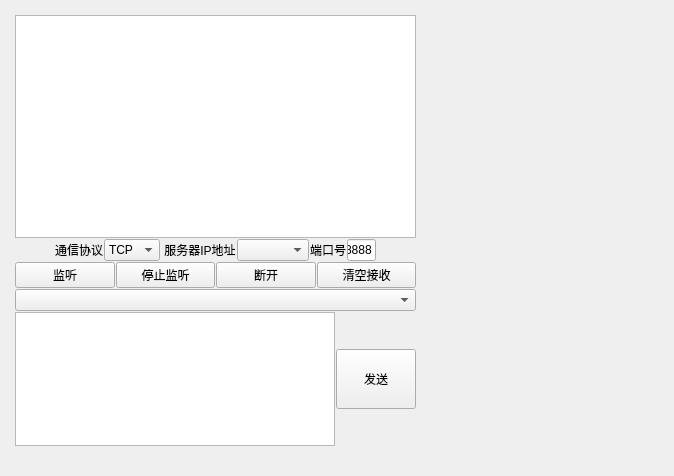
<?xml version="1.0" encoding="UTF-8"?>
<ui version="4.0">
 <class>Widget</class>
 <widget class="QWidget" name="Widget">
  <property name="geometry">
   <rect>
    <x>0</x>
    <y>0</y>
    <width>674</width>
    <height>476</height>
   </rect>
  </property>
  <property name="windowTitle">
   <string>网络调试助手服务端 - 小周出品</string>
  </property>
  <widget class="QWidget" name="layoutWidget">
   <property name="geometry">
    <rect>
     <x>10</x>
     <y>10</y>
     <width>411</width>
     <height>441</height>
    </rect>
   </property>
   <layout class="QVBoxLayout" name="verticalLayout" stretch="5,1,1,0,3">
    <property name="spacing">
     <number>1</number>
    </property>
    <property name="leftMargin">
     <number>5</number>
    </property>
    <property name="topMargin">
     <number>5</number>
    </property>
    <property name="rightMargin">
     <number>5</number>
    </property>
    <property name="bottomMargin">
     <number>5</number>
    </property>
    <item>
     <widget class="QTextEdit" name="textEditRev"/>
    </item>
    <item>
     <layout class="QHBoxLayout" name="horizontalLayout" stretch="0,0,1,0,1,0,1,0">
      <property name="spacing">
       <number>1</number>
      </property>
      <item>
       <spacer name="horizontalSpacer">
        <property name="orientation">
         <enum>Qt::Horizontal</enum>
        </property>
        <property name="sizeHint" stdset="0">
         <size>
          <width>40</width>
          <height>20</height>
         </size>
        </property>
       </spacer>
      </item>
      <item>
       <widget class="QLabel" name="label">
        <property name="text">
         <string>通信协议</string>
        </property>
       </widget>
      </item>
      <item>
       <widget class="QComboBox" name="comboBox_Port">
        <property name="maximumSize">
         <size>
          <width>100</width>
          <height>16777215</height>
         </size>
        </property>
        <item>
         <property name="text">
          <string>TCP</string>
         </property>
        </item>
        <item>
         <property name="text">
          <string>UDP</string>
         </property>
        </item>
       </widget>
      </item>
      <item>
       <widget class="QLabel" name="label_2">
        <property name="text">
         <string> 服务器IP地址</string>
        </property>
       </widget>
      </item>
      <item>
       <widget class="QComboBox" name="comboBox_Addr">
        <property name="maximumSize">
         <size>
          <width>200</width>
          <height>16777215</height>
         </size>
        </property>
       </widget>
      </item>
      <item>
       <widget class="QLabel" name="label_3">
        <property name="text">
         <string>端口号</string>
        </property>
       </widget>
      </item>
      <item>
       <widget class="QLineEdit" name="lineEdit_Port">
        <property name="minimumSize">
         <size>
          <width>0</width>
          <height>0</height>
         </size>
        </property>
        <property name="maximumSize">
         <size>
          <width>100</width>
          <height>16777215</height>
         </size>
        </property>
        <property name="text">
         <string>8888</string>
        </property>
       </widget>
      </item>
      <item>
       <spacer name="horizontalSpacer_2">
        <property name="orientation">
         <enum>Qt::Horizontal</enum>
        </property>
        <property name="sizeHint" stdset="0">
         <size>
          <width>40</width>
          <height>20</height>
         </size>
        </property>
       </spacer>
      </item>
     </layout>
    </item>
    <item>
     <layout class="QHBoxLayout" name="horizontalLayout_3">
      <item>
       <widget class="QPushButton" name="btnListen">
        <property name="text">
         <string>监听</string>
        </property>
       </widget>
      </item>
      <item>
       <widget class="QPushButton" name="btnStopListen">
        <property name="text">
         <string>停止监听</string>
        </property>
       </widget>
      </item>
      <item>
       <widget class="QPushButton" name="btnLineout">
        <property name="text">
         <string>断开</string>
        </property>
       </widget>
      </item>
      <item>
       <widget class="QPushButton" name="pushButton_clear">
        <property name="text">
         <string>清空接收</string>
        </property>
       </widget>
      </item>
     </layout>
    </item>
    <item>
     <widget class="MycomboBox" name="comboBoxChildren"/>
    </item>
    <item>
     <layout class="QHBoxLayout" name="horizontalLayout_2">
      <item>
       <widget class="QTextEdit" name="textEditSend">
        <property name="minimumSize">
         <size>
          <width>0</width>
          <height>0</height>
         </size>
        </property>
        <property name="maximumSize">
         <size>
          <width>16777215</width>
          <height>150</height>
         </size>
        </property>
       </widget>
      </item>
      <item>
       <widget class="QPushButton" name="btnSend">
        <property name="minimumSize">
         <size>
          <width>70</width>
          <height>60</height>
         </size>
        </property>
        <property name="text">
         <string>发送</string>
        </property>
       </widget>
      </item>
     </layout>
    </item>
   </layout>
  </widget>
 </widget>
 <customwidgets>
  <customwidget>
   <class>MycomboBox</class>
   <extends>QComboBox</extends>
   <header>mycombobox.h</header>
  </customwidget>
 </customwidgets>
 <resources/>
 <connections/>
</ui>
